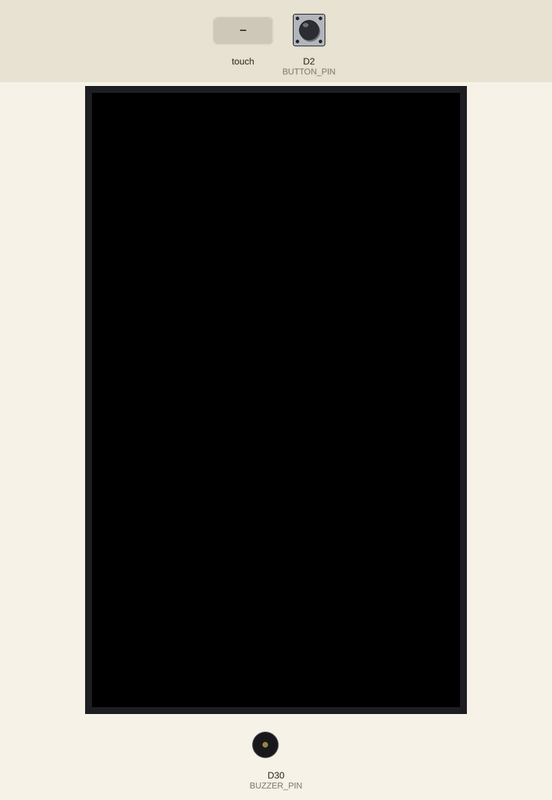
Bench run of a sketch on a simulated Arduino Giga R1. On the bench: 800×480 colour display, buzzer (waves = sounding, pin HIGH). The test bench sets the inputs (shaded band); at power-on: D2 (BUTTON_PIN) HIGH.

Above: at 1.5 s.
1.6 s: D2 (BUTTON_PIN) pulled LOW for 0.15 s
At 4.6 s:
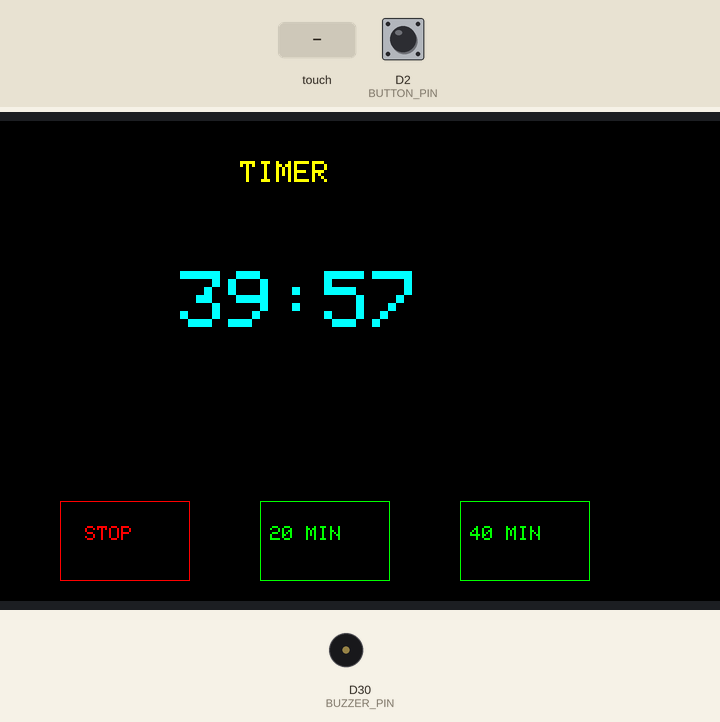
4.7 s: touch panel pressed at 13 % / 50 % of its raw x / y range
At 7.6 s:
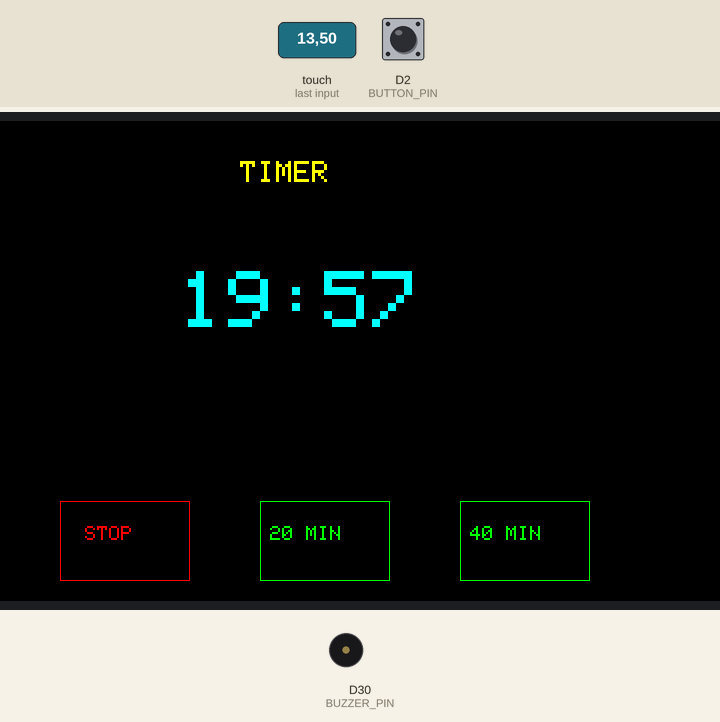
7.7 s: touch panel pressed at 13 % / 70 % of its raw x / y range
At 12.2 s:
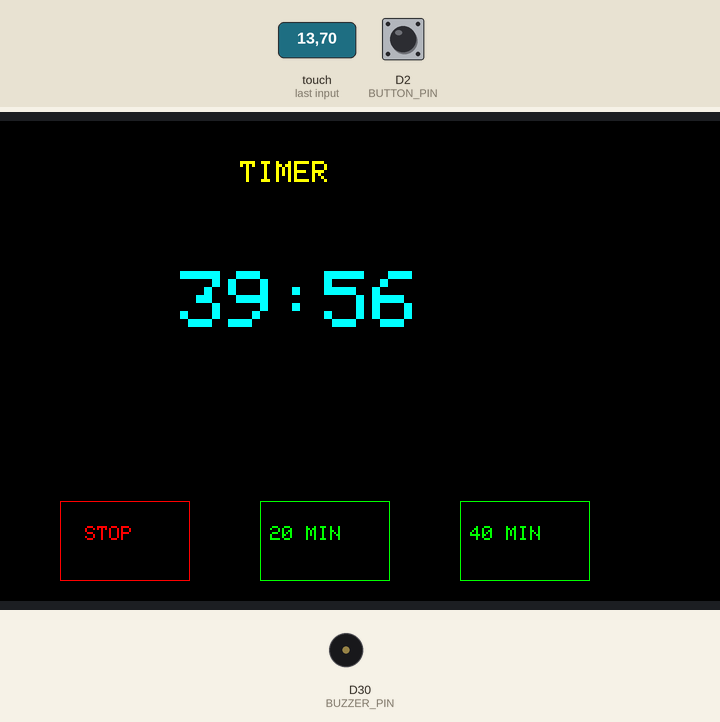
Timing chart, 0 to 13.7 s (numbered marks = the images above; inputs shaded):
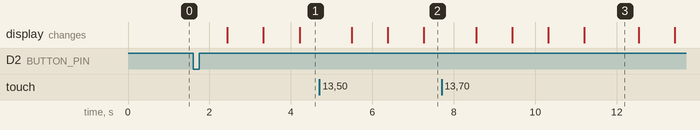

The sketch:

button-version.ino
```cpp
#include <Arduino_GigaDisplay_GFX.h>
#include <Arduino_GigaDisplayTouch.h>

// Display & touch
GigaDisplay_GFX         display;
Arduino_GigaDisplayTouch touch;

// Pins
const int BUTTON_PIN = 2;   // tactile switch → D2
const int BUZZER_PIN = 30;  // buzzer → D30

// Layout coords
#define BTN_Y     380
#define BTN_H     80
#define BTN_W     130
#define STOP_X    100
#define MIN20_X   300
#define MIN40_X   500
#define RES_X     220
#define RES_Y     200
#define RES_W     160
#define RES_H     70
#define END_X     420
#define END_Y     200
#define END_W     120
#define END_H     70

// Colors
#define BLACK   0x0000
#define WHITE   0xFFFF
#define RED     0xF800
#define GREEN   0x07E0
#define CYAN    0x07FF
#define YELLOW  0xFFE0

// App phases
enum Phase { IDLE, RUN_WORK, PAUSE_WORK, WAIT_BREAK, RUN_BREAK, PAUSE_BREAK };
Phase phase = IDLE;

// Timing
unsigned long startTime    = 0;
unsigned long pauseStart   = 0;
unsigned long pausedTotal  = 0;
unsigned long targetMs     = 0;
unsigned long remainMs     = 0;

// Durations
const unsigned long WORK_MS  = 40UL * 60UL * 1000UL;
const unsigned long BREAK_MS = 20UL * 60UL * 1000UL;

// Tactile switch edge‐detect
bool lastSwitch = HIGH;

// Helpers
bool touchInRect(int tx,int ty,int x,int y,int w,int h) {
  return tx>=x && tx<=x+w && ty>=y && ty<=y+h;
}
void beep() {
  tone(BUZZER_PIN, 2000);
  delay(3000);
  noTone(BUZZER_PIN);
}

// Draw countdown screen
void drawTimer() {
  display.fillScreen(BLACK);
  display.setTextColor(YELLOW); display.setTextSize(3);
  display.setCursor(280,40); display.println("TIMER");

  unsigned long s = remainMs / 1000;
  char buf[16];
  sprintf(buf, "%02lu:%02lu", s/60, s%60);

  display.setTextColor(CYAN); display.setTextSize(8);
  display.setCursor(220,150); display.print(buf);

  // STOP
  display.drawRect(STOP_X, BTN_Y, BTN_W, BTN_H, RED);
  display.setTextColor(RED); display.setTextSize(2);
  display.setCursor(STOP_X+25, BTN_Y+25); display.print("STOP");

  // 20 MIN
  display.drawRect(MIN20_X, BTN_Y, BTN_W, BTN_H, GREEN);
  display.setTextColor(GREEN);
  display.setCursor(MIN20_X+10, BTN_Y+25); display.print("20 MIN");

  // 40 MIN
  display.drawRect(MIN40_X, BTN_Y, BTN_W, BTN_H, GREEN);
  display.setTextColor(GREEN);
  display.setCursor(MIN40_X+10, BTN_Y+25); display.print("40 MIN");
}

// Draw STOP/Resume/End menu
void drawPauseMenu() {
  display.fillScreen(BLACK);
  display.setTextSize(4); display.setTextColor(WHITE);
  display.setCursor(170,100); display.println("TIMER STOPPED");

  // Resume
  display.drawRect(RES_X, RES_Y, RES_W, RES_H, GREEN);
  display.setTextSize(3); display.setTextColor(GREEN);
  display.setCursor(RES_X+10, RES_Y+25); display.print("Resume");

  // End
  display.drawRect(END_X, END_Y, END_W, END_H, RED);
  display.setTextColor(RED);
  display.setCursor(END_X+25, END_Y+25); display.print("End");
}

// Kick off a phase
void startPhase(Phase p, unsigned long ms) {
  phase = p;
  targetMs = ms;
  startTime = millis();
  pausedTotal = 0;
  remainMs = ms;
  drawTimer();
}

void setup() {
  Serial.begin(115200);

  // Init display & touch
  display.begin();
  display.setRotation(1);
  touch.begin();

  pinMode(BUTTON_PIN, INPUT_PULLUP);
  pinMode(BUZZER_PIN, OUTPUT);
  digitalWrite(BUZZER_PIN, LOW);

  // Idle: draw black once
  display.fillScreen(BLACK);
}

void loop() {
  // 1) Pencil‐click switch starts phases
  bool sw = digitalRead(BUTTON_PIN);
  if (lastSwitch == HIGH && sw == LOW) {
    if (phase == IDLE) {
      startPhase(RUN_WORK, WORK_MS);
    } else if (phase == WAIT_BREAK) {
      startPhase(RUN_BREAK, BREAK_MS);
    }
  }
  lastSwitch = sw;

  // 2) Touch handling, mapped for rotation=1
  GDTpoint_t pts[5];
  if (touch.getTouchPoints(pts)) {
    int rawX = pts[0].x;
    int rawY = pts[0].y;

    // rotation=1 mapping:
    int tx = rawY;
    int ty = display.height() - rawX - 1;

    if (phase == RUN_WORK || phase == RUN_BREAK) {
      if (touchInRect(tx,ty,STOP_X,BTN_Y,BTN_W,BTN_H)) {
        pauseStart = millis();
        phase = (phase==RUN_WORK)? PAUSE_WORK : PAUSE_BREAK;
        drawPauseMenu();
      }
      else if (touchInRect(tx,ty,MIN20_X,BTN_Y,BTN_W,BTN_H)) {
        startPhase(RUN_BREAK, BREAK_MS);
      }
      else if (touchInRect(tx,ty,MIN40_X,BTN_Y,BTN_W,BTN_H)) {
        startPhase(RUN_WORK, WORK_MS);
      }
    }
    else if (phase == PAUSE_WORK || phase == PAUSE_BREAK) {
      if (touchInRect(tx,ty,RES_X,RES_Y,RES_W,RES_H)) {
        pausedTotal += millis() - pauseStart;
        phase = (phase==PAUSE_WORK)? RUN_WORK : RUN_BREAK;
        drawTimer();
      }
      else if (touchInRect(tx,ty,END_X,END_Y,END_W,END_H)) {
        phase = IDLE;
        display.fillScreen(BLACK);
      }
    }
  }

  // 3) Countdown update
  if (phase == RUN_WORK || phase == RUN_BREAK) {
    unsigned long elapsed = millis() - startTime - pausedTotal;
    if (elapsed >= targetMs) {
      remainMs = 0; drawTimer(); beep();
      if (phase == RUN_WORK) {
        phase = WAIT_BREAK;
        drawTimer();  // show 00:00
      } else {
        phase = IDLE;
        display.fillScreen(BLACK);
      }
    } else {
      remainMs = targetMs - elapsed;
      drawTimer();
    }
  }

  delay(50);
}
```

Measured:
- after the input at 1.6 s, the display: first changes after 0.84 s (image 1 shows a later state)
